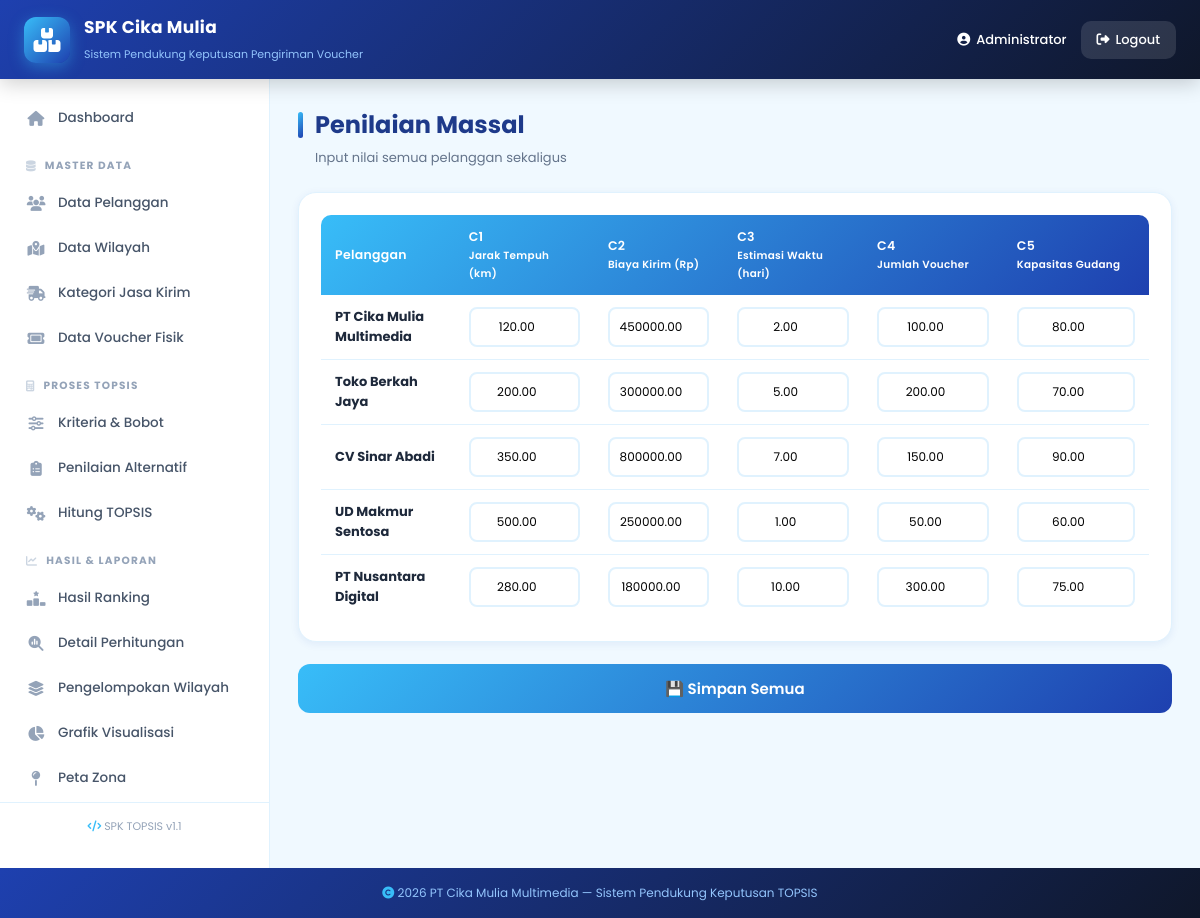
Page /pages/penilaian_massal.php (signed in) on the committed database.
### tables this page shows
CREATE TABLE kriteria (
    id INT AUTO_INCREMENT PRIMARY KEY,
    kode VARCHAR(10) UNIQUE,
    nama_kriteria VARCHAR(50) NOT NULL,
    bobot DECIMAL(5,3),
    tipe ENUM('benefit','cost')
);

CREATE TABLE pelanggan (
    id INT AUTO_INCREMENT PRIMARY KEY,
    kode_pelanggan VARCHAR(20) UNIQUE,
    nama_pelanggan VARCHAR(100) NOT NULL,
    alamat TEXT,
    kota VARCHAR(50),
    provinsi VARCHAR(50),
    no_telp VARCHAR(20),
    created_at TIMESTAMP DEFAULT CURRENT_TIMESTAMP
);

### pages/penilaian_massal.php (the view)
<?php
include '../config/koneksi.php';
$plg = mysqli_query($koneksi,"SELECT * FROM pelanggan ORDER BY id");
$kri = mysqli_query($koneksi,"SELECT * FROM kriteria ORDER BY id");
$matrix = [];
$q = mysqli_query($koneksi,"SELECT * FROM penilaian");
while($r=mysqli_fetch_assoc($q)) $matrix[$r['pelanggan_id']][$r['kriteria_id']] = $r['nilai'];
$listK = []; mysqli_data_seek($kri,0); while($k=mysqli_fetch_assoc($kri)) $listK[] = $k;
$listP = []; mysqli_data_seek($plg,0); while($p=mysqli_fetch_assoc($plg)) $listP[] = $p;
include '../templates/header.php';
?>
<div class="layout">
  <?php include '../templates/sidebar.php'; ?>
  <main class="content">
    <h2 class="page-title">Penilaian Massal</h2>
    <p class="page-sub">Input nilai semua pelanggan sekaligus</p>
    <form action="../proses/update_penilaian.php" method="POST">
      <div class="table-card">
        <table>
          <thead>
            <tr><th>Pelanggan</th>
            <?php foreach($listK as $k): ?>
              <th><?= $k['kode'] ?><br><small><?= $k['nama_kriteria'] ?></small></th>
            <?php endforeach; ?>
            </tr>
          </thead>
          <tbody>
          <?php foreach($listP as $p): ?>
            <tr>
              <td><b><?= $p['nama_pelanggan'] ?></b></td>
              <?php foreach($listK as $k): ?>
                <td><input type="number" step="0.01"
                  name="nilai[<?= $p['id'] ?>][<?= $k['id'] ?>]"
                  value="<?= $matrix[$p['id']][$k['id']] ?? '' ?>"
                  class="input-cell" required></td>
              <?php endforeach; ?>
            </tr>
          <?php endforeach; ?>
          </tbody>
        </table>
      </div>
      <button type="submit" class="btn-primary" style="margin-top:15px;">💾 Simpan Semua</button>
    </form>
  </main>
</div>
<?php include '../templates/footer.php'; ?>

### assets/css/style.css (style rules this page uses)
* { margin: 0; padding: 0; box-sizing: border-box; font-family: 'Poppins', 'Segoe UI', sans-serif; }
:root { --biru-muda: #e0f2fe; --biru-sky: #38bdf8; --biru-mid: #0ea5e9; --biru-tua: #1e40af; --biru-navy: #1e3a8a; --grad-1: linear-gradient(135deg, #38bdf8 0%, #1e40af 100%); --grad-2: linear-gradient(135deg, #bae6fd 0%, #38bdf8 100%); --grad-3: linear-gradient(135deg, #1e40af 0%, #0f172a 100%); --grad-4: linear-gradient(135deg, #0ea5e9 0%, #0284c7 100%); --shadow-sm: 0 2px 8px rgba(30, 64, 175, 0.08); --shadow: 0 4px 15px rgba(30, 64, 175, 0.15); --shadow-lg: 0 10px 30px rgba(30, 64, 175, 0.2); }
body { background: #f0f9ff; color: #1e293b; min-height: 100vh; }
.btn-primary { width: 100%; padding: 13px; border: none; border-radius: 12px; background: var(--grad-1); color: #fff; font-weight: 600; font-size: 15px; cursor: pointer; transition: .3s; display: flex; align-items: center; justify-content: center; gap: 8px; font-family: inherit; }
.layout { display: flex; min-height: calc(100vh - 74px); }
.content { flex: 1; padding: 28px; overflow-x: auto; }
.page-title { font-size: 24px; color: var(--biru-navy); margin-bottom: 6px; font-weight: 700; display: flex; align-items: center; gap: 12px; }
.page-title::before { content: ''; width: 5px; height: 26px; background: var(--grad-1); border-radius: 3px; }
.page-sub { color: #64748b; font-size: 13px; margin-bottom: 24px; padding-left: 17px; }
.form-card, .table-card, .info-box { background: #fff; padding: 22px; border-radius: 18px; box-shadow: var(--shadow-sm); margin-bottom: 22px; border: 1px solid #e0f2fe; }
.table-card { overflow-x: auto; }
table { width: 100%; border-collapse: collapse; font-size: 13px; }
table thead { background: var(--grad-1); color: #fff; }
table th { padding: 13px 14px; text-align: left; font-weight: 600; font-size: 12.5px; letter-spacing: .3px; }
table th:first-child { border-radius: 10px 0 0 0; }
table th:last-child { border-radius: 0 10px 0 0; }
table td { padding: 12px 14px; text-align: left; border-bottom: 1px solid #e0f2fe; }
table tbody tr { transition: .2s; }
table tbody tr:last-child td { border-bottom: none; }
.input-cell { width: 100%; padding: 9px; border: 2px solid #e0f2fe; border-radius: 8px; font-size: 12px; text-align: center; transition: .3s; }

### rows in the picture
kriteria: kode "C1", nama_kriteria "Jarak Tempuh (km)"
kriteria: kode "C2", nama_kriteria "Biaya Kirim (Rp)"
kriteria: kode "C3", nama_kriteria "Estimasi Waktu (hari)"
kriteria: kode "C4", nama_kriteria "Jumlah Voucher"
kriteria: kode "C5", nama_kriteria "Kapasitas Gudang"
pelanggan: nama_pelanggan "PT Cika Mulia Multimedia", id "120.00", id "450000.00", id "2.00", id "100.00", id "80.00"
pelanggan: nama_pelanggan "Toko Berkah Jaya", id "200.00", id "300000.00", id "5.00", id "70.00"
pelanggan: nama_pelanggan "CV Sinar Abadi", id "350.00", id "800000.00", id "7.00", id "150.00", id "90.00"
pelanggan: nama_pelanggan "UD Makmur Sentosa", id "500.00", id "250000.00", id "1.00", id "50.00", id "60.00"
pelanggan: nama_pelanggan "PT Nusantara Digital", id "280.00", id "180000.00", id "10.00", id "300.00", id "75.00"

### other values in the picture
$_SESSION['nama'] "Administrator"
